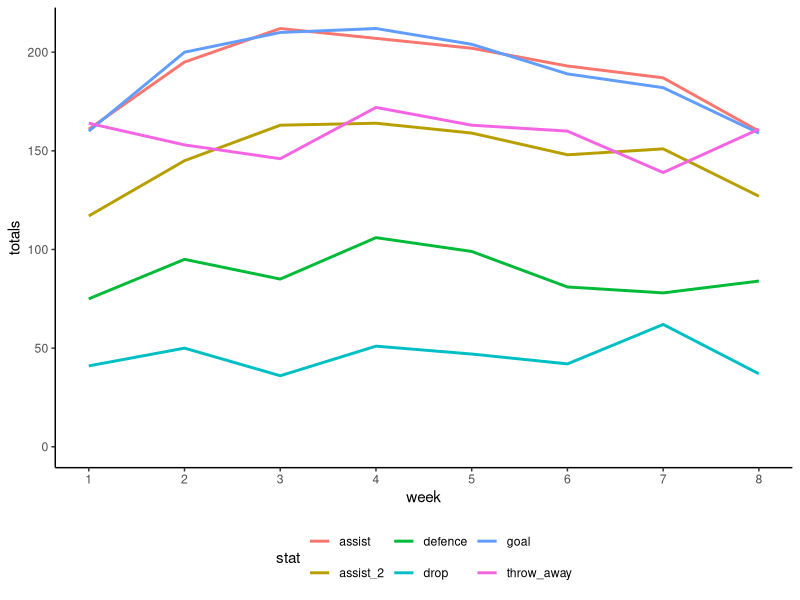
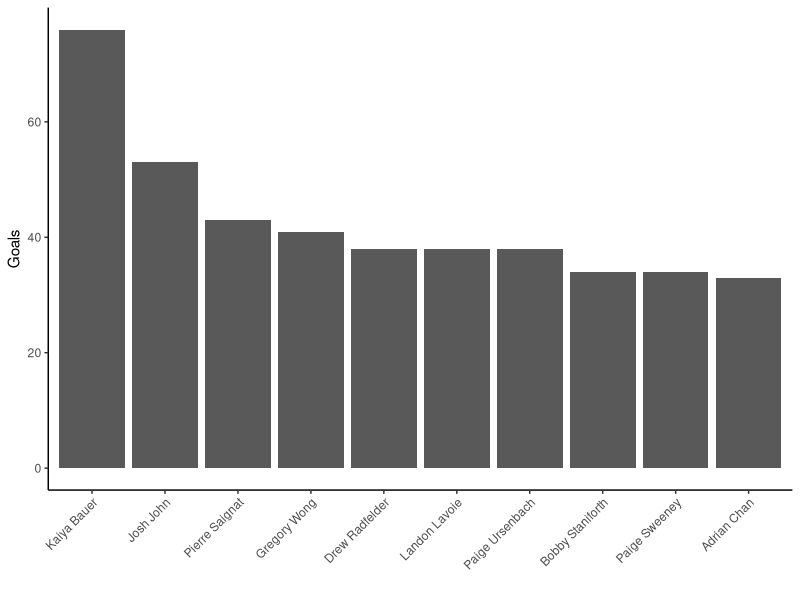
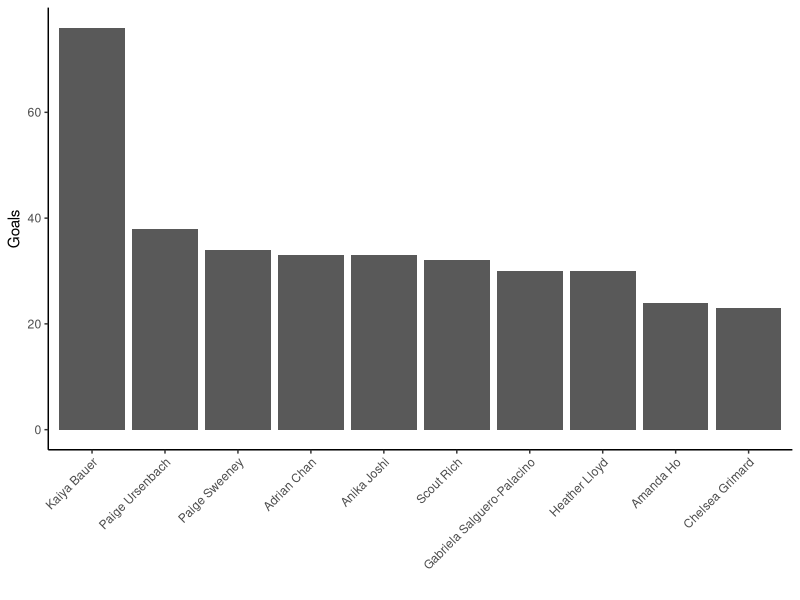
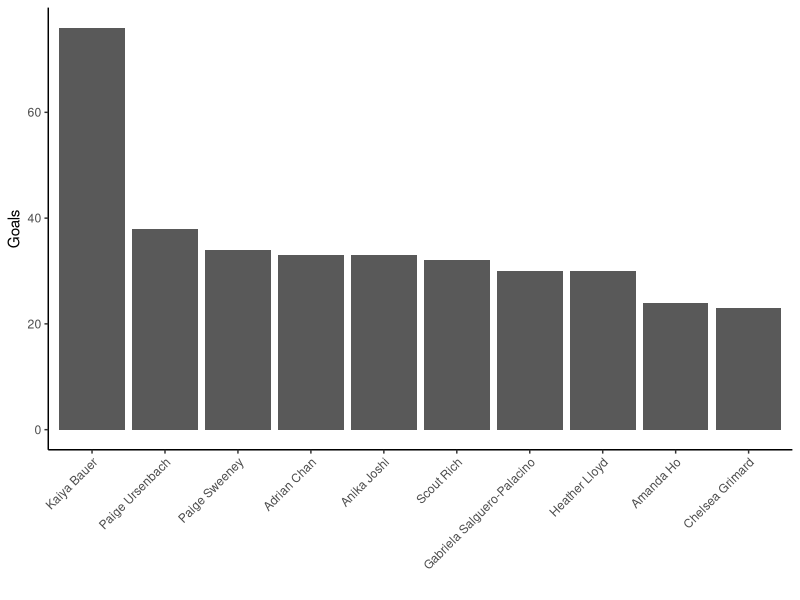
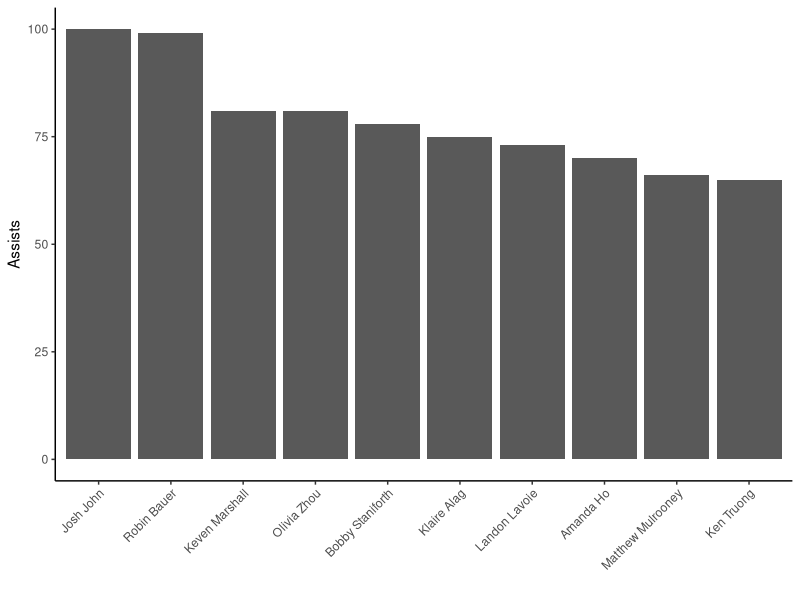

Reproduce these figures in R, in order.
## ---- chunk 1
#| label: Load libraries
#| output: false
#| echo: false
library(readr)
library(dplyr)
library(ggplot2)
library(tidyr)
library(knitr)
## ---- chunk 2
#| label: Read and clean data
#| output: false
#| echo: false
df <- read_csv('../data/ulti_stats_2023.csv') %>%
  replace_na(list(
    goal = 0,
    assist = 0,
    assist_2 = 0,
    defence = 0,
    throw_away = 0,
    drop = 0,
    wins = 0,
    games_played = 0,
    salary_gain = 0
    )
  )
## ---- chunk 3
#| label: Stats per week
#| echo: false
#| warning: false
stats = c("goal", "assist", "assist_2", "defence", "throw_away", "drop")
other_cols = c("name", "gender", "week")
df %>% 
  filter(games_played > 0) %>%
  select(all_of(c(other_cols, stats))) %>%
  pivot_longer(
    cols = stats, 
    names_to = "stat", 
    values_to = "value"
  ) %>%
  group_by(week, stat) %>%
  summarise(totals = sum(value)) %>%
  ggplot(aes(x = week, y = totals, col = stat)) +
  geom_line(size = 1) +
  scale_x_continuous(n.breaks = 8) +
  ylim(0, NA) +
  theme_classic() +
  theme(legend.position = "bottom")
## ---- chunk 4
#| label: Season leaders - goals
#| echo: false
#| warning: false
stats = c("goal", "assist", "assist_2", "defence", "throw_away", "drop")
other_cols = c("name", "gender", "week")
df %>% 
  filter(games_played > 0) %>%
  select(all_of(c(other_cols, stats))) %>%
  pivot_longer(
    cols = stats, 
    names_to = "stat", 
    values_to = "value"
  ) %>%
  group_by(name, stat) %>%
  summarise(totals = sum(value)) %>%
  filter(stat == "goal") %>%
  arrange(desc(totals)) %>%
  head(10) %>%
  ggplot(aes(x = reorder(name, -totals), y = totals)) +
  geom_col() +
  xlab("") +
  ylab("Goals") +
  theme_classic() +
  theme(axis.text.x = element_text(angle = 45, hjust = 1))
## ---- chunk 5
#| label: Female leaders - goals
#| echo: false
#| warning: false
stats = c("goal", "assist", "assist_2", "defence", "throw_away", "drop")
other_cols = c("name", "gender", "week")
df %>% 
  filter(games_played > 0, gender == "F") %>%
  select(all_of(c(other_cols, stats))) %>%
  pivot_longer(
    cols = stats, 
    names_to = "stat", 
    values_to = "value"
  ) %>%
  group_by(name, stat) %>%
  summarise(totals = sum(value)) %>%
  filter(stat == "goal") %>%
  arrange(desc(totals)) %>%
  head(10) %>%
  ggplot(aes(x = reorder(name, -totals), y = totals)) +
  geom_col() +
  xlab("") +
  ylab("Goals") +
  theme_classic() +
  theme(axis.text.x = element_text(angle = 45, hjust = 1))
## ---- chunk 6
#| label: Male leaders - goals
#| echo: false
#| warning: false
stats = c("goal", "assist", "assist_2", "defence", "throw_away", "drop")
other_cols = c("name", "gender", "week")
df %>% 
  filter(games_played > 0) %>%
  filter(
    gender == "F"
  ) %>%
  select(all_of(c(other_cols, stats))) %>%
  pivot_longer(
    cols = stats, 
    names_to = "stat", 
    values_to = "value"
  ) %>%
  group_by(name, stat) %>%
  summarise(totals = sum(value)) %>%
  filter(stat == "goal") %>%
  arrange(desc(totals)) %>%
  head(10) %>%
  ggplot(aes(x = reorder(name, -totals), y = totals)) +
  geom_col() +
  xlab("") +
  ylab("Goals") +
  theme_classic() +
  theme(axis.text.x = element_text(angle = 45, hjust = 1))
## ---- chunk 7
#| label: Season leaders - assists
#| echo: false
#| warning: false
stats = c("goal", "assist", "assist_2", "assists", "defence", "throw_away", "drop")
other_cols = c("name", "gender", "week")
df %>%
  mutate(assists = assist + assist_2) %>%
  filter(games_played > 0) %>%
  select(all_of(c(other_cols, stats))) %>%
  pivot_longer(
    cols = stats, 
    names_to = "stat", 
    values_to = "value"
  ) %>%
  group_by(name, stat) %>%
  summarise(totals = sum(value)) %>%
  filter(stat == "assists") %>%
  arrange(desc(totals)) %>%
  head(10) %>%
  ggplot(aes(x = reorder(name, -totals), y = totals)) +
  geom_col() +
  xlab("") +
  ylab("Assists") +
  theme_classic() +
  theme(axis.text.x = element_text(angle = 45, hjust = 1))
